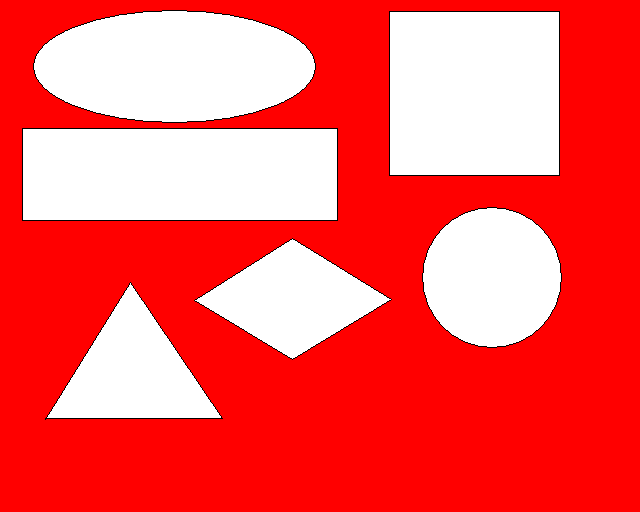
#> input picture input/01.bmp, 640 x 512 px, given in place of 01.jpg, which was not available
$ python image_rotate.py
#> lines starting #> are read from the running program, lines starting #| are printed output that depends on the picture; pictures that were not available may be replaced by others from this repository, and a replacement may not be noted
# import thư viện OpenCV
import cv2

# gán file ảnh 01.jpg vào biến img
img = cv2.imread('01.jpg')
#> img is the input picture: shape (512, 640, 3); mean B, G, R 92.6, 92.6, 252.4

# đặt tên cửa sổ hiển thị file ảnh
# cv2.WINDOW_AUTOSIZE -> autosize window theo ảnh
# cv2.WINDOW_NORMAL -> fit ảnh trong window
cv2.namedWindow("Original RGB", cv2.WINDOW_NORMAL)

# xoay ảnh 90 độ
img_rotate_90 = cv2.rotate(img, cv2.ROTATE_90_CLOCKWISE)
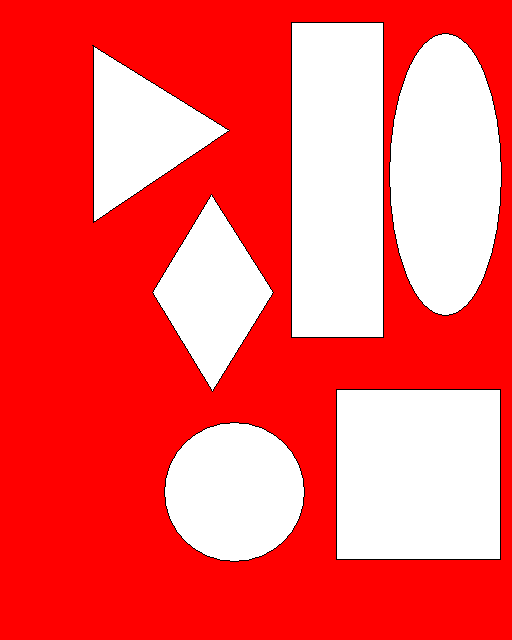
#> img_rotate_90: shape (640, 512, 3); mean B, G, R 92.6, 92.6, 252.4

# xoay ảnh 180 độ
img_rotate_180 = cv2.rotate(img, cv2.ROTATE_180)
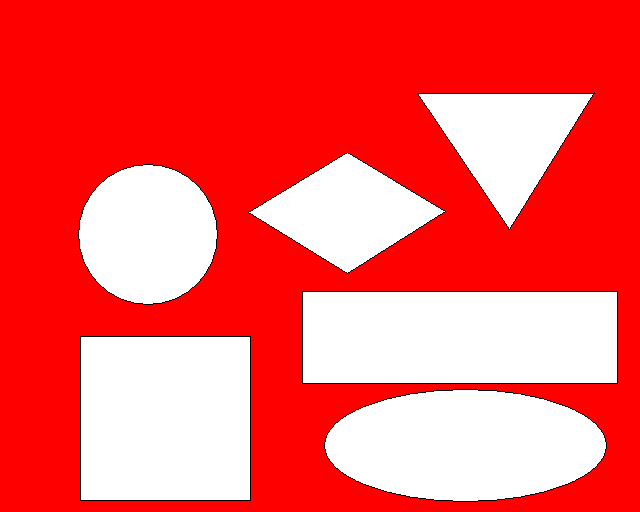
#> img_rotate_180: shape (512, 640, 3); mean B, G, R 92.6, 92.6, 252.4

# xoay ảnh 270 độ
img_rotate_270 = cv2.rotate(img, cv2.ROTATE_90_COUNTERCLOCKWISE)
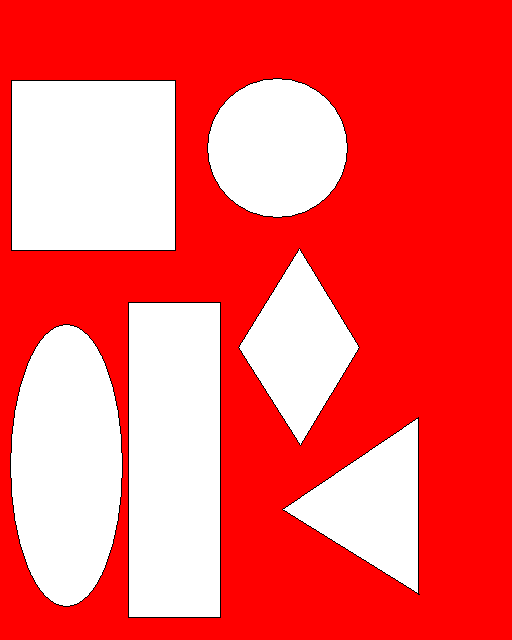
#> img_rotate_270: shape (640, 512, 3); mean B, G, R 92.6, 92.6, 252.4

# hiển thị file ảnh
cv2.imshow('Original RGB', img)
cv2.imshow('Rotate 90 image', img_rotate_90)
cv2.imshow('Rotate 270 image', img_rotate_270)
cv2.imshow('Rotate 180 image', img_rotate_180)

# đợi người dùng nhấn phím bất kì
cv2.waitKey(0)

# xóa toàn bộ cửa sổ đã tạo ra
cv2.destroyAllWindows()

$ run again, with input/1.jpg saved as input/01.bmp
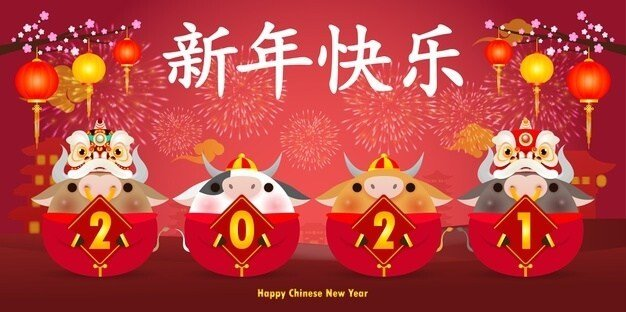
#> input picture input/1.jpg, 626 x 312 px, given in place of 01.jpg, which was not available
#> img is the input picture: shape (312, 626, 3); mean B, G, R 66.3, 69.3, 184.4
#> `img_rotate_180 = cv2.rotate(img, cv2.ROTATE_180)`:
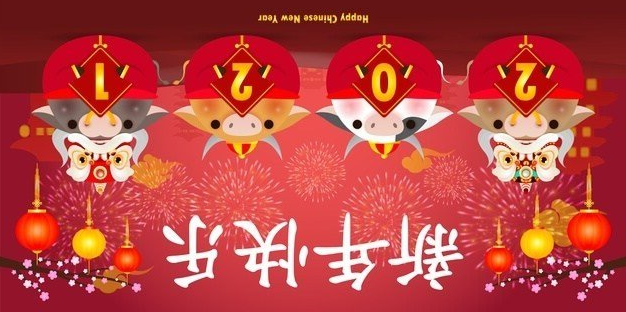
#> img_rotate_180: shape (312, 626, 3); mean B, G, R 66.3, 69.3, 184.4
#> `img_rotate_270 = cv2.rotate(img, cv2.ROTATE_90_COUNTERCLOCKWISE)`:
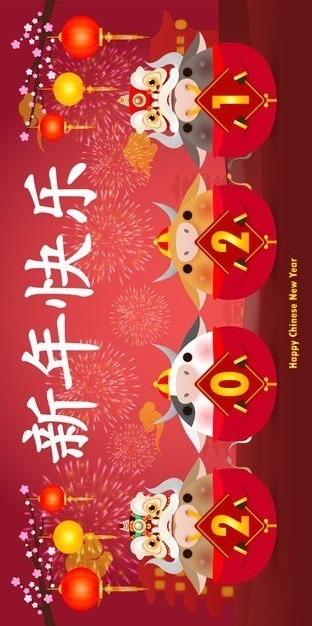
#> img_rotate_270: shape (626, 312, 3); mean B, G, R 66.3, 69.3, 184.4

$ run again, with input/2.png saved as input/01.bmp
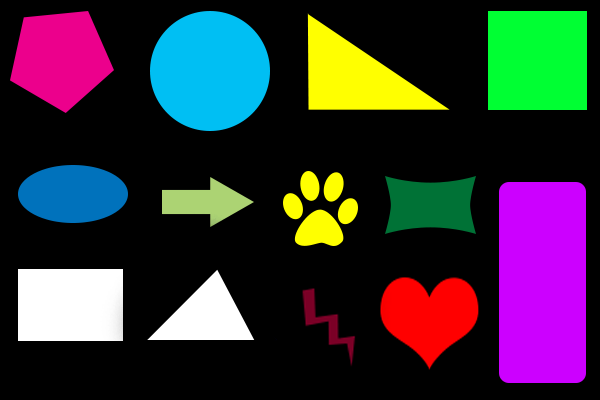
#> input picture input/2.png, 600 x 400 px, given in place of 01.jpg, which was not available
#> img is the input picture: shape (400, 600, 3); mean B, G, R 54.3, 48, 52.4
#> `img_rotate_180 = cv2.rotate(img, cv2.ROTATE_180)`:
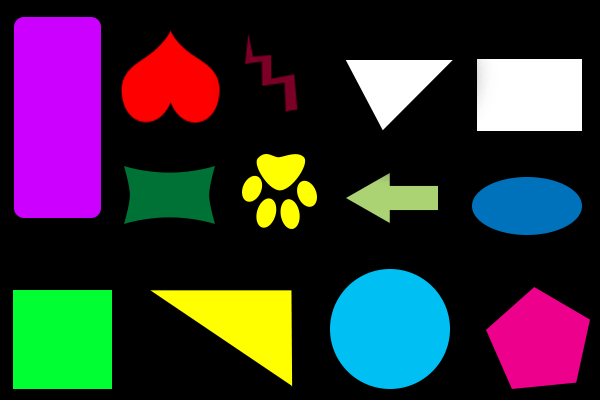
#> img_rotate_180: shape (400, 600, 3); mean B, G, R 54.3, 48, 52.4
#> `img_rotate_270 = cv2.rotate(img, cv2.ROTATE_90_COUNTERCLOCKWISE)`:
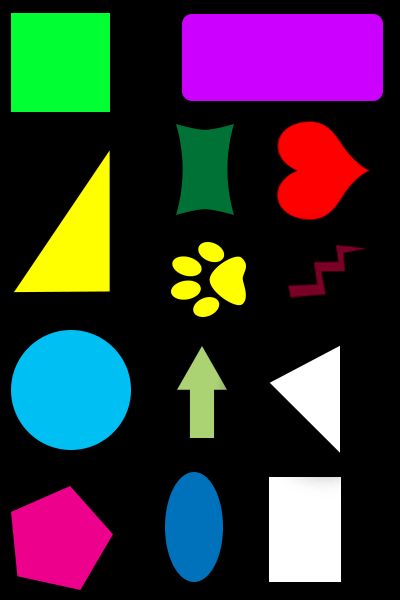
#> img_rotate_270: shape (600, 400, 3); mean B, G, R 54.3, 48, 52.4

$ run again, with input/3.png saved as input/01.bmp
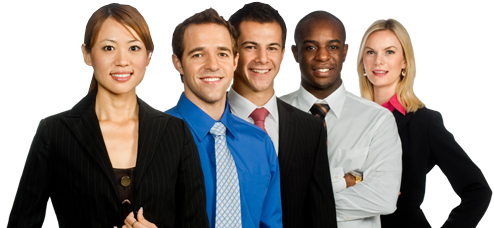
#> input picture input/3.png, 494 x 228 px, given in place of 01.jpg, which was not available
#> img is the input picture: shape (228, 494, 3); mean B, G, R 137.9, 140.4, 145.8
#> `img_rotate_180 = cv2.rotate(img, cv2.ROTATE_180)`:
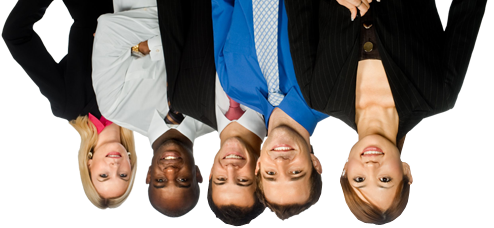
#> img_rotate_180: shape (228, 494, 3); mean B, G, R 137.9, 140.4, 145.8
#> `img_rotate_270 = cv2.rotate(img, cv2.ROTATE_90_COUNTERCLOCKWISE)`:
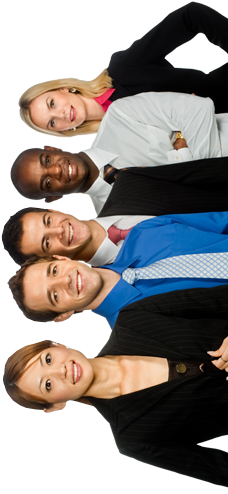
#> img_rotate_270: shape (494, 228, 3); mean B, G, R 137.9, 140.4, 145.8
